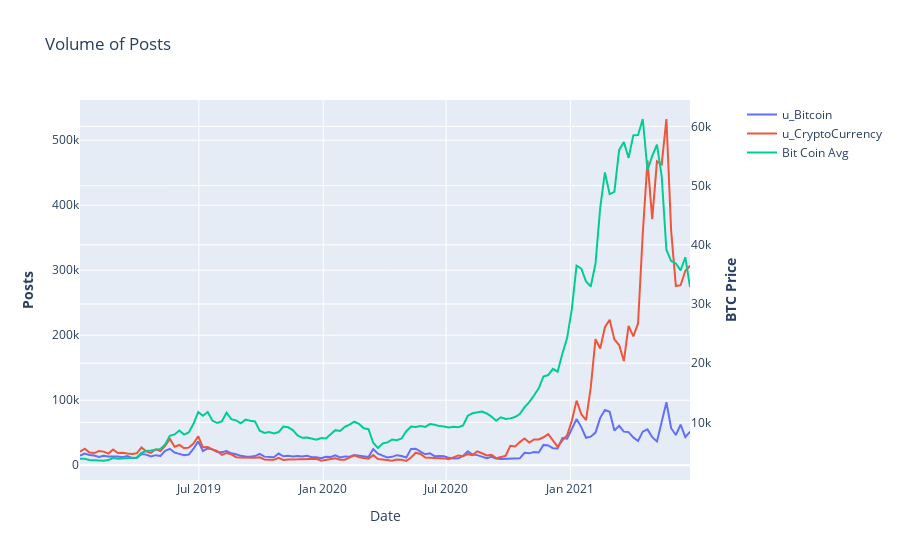

Here is the notebook cell this chart was saved with:
### Code cell
metric='num_comments'
fig = make_subplots(specs=[[{"secondary_y": True}]])

# Add traces
fig.add_trace(
    go.Scatter(x=a[metric].reset_index()['Date'], y=a[metric]['Bitcoin'],name='u_Bitcoin'),
    secondary_y=False,
)
fig.add_trace(
    go.Scatter(x=a[metric].reset_index()['Date'], y=a[metric]['CryptoCurrency'],name='u_CryptoCurrency'),
    secondary_y=False,
)

fig.add_trace(
    go.Scatter(x=btc_price_avg.index, y=btc_price_avg, name="Bit Coin Avg"),
    secondary_y=True,
)

# Add figure title
fig.update_layout(
    title_text="Volume of Posts"
)

# Set x-axis title
fig.update_xaxes(title_text="Date")

# Set y-axes titles
fig.update_yaxes(title_text="<b>Posts</b>", secondary_y=False)
fig.update_yaxes(title_text="<b>BTC Price</b>", secondary_y=True)

fig.show()

### Figure 1 — Plotly figure (JSON) as saved in the notebook; plotly's stock layout.template omitted (floating-point values rounded to 4 significant figures; data arrays with more than 128 entries replaced by an {"elided": "..."} marker saying what was removed)
{"data": [{"name": "u_Bitcoin", "type": "scatter", "x": {"elided": "130 str values"}, "xaxis": "x", "y": {"elided": "130 int values"}, "yaxis": "y"}, {"name": "u_CryptoCurrency", "type": "scatter", "x": {"elided": "130 str values"}, "xaxis": "x", "y": {"elided": "130 int values"}, "yaxis": "y"}, {"name": "Bit Coin Avg", "type": "scatter", "x": {"elided": "130 str values"}, "xaxis": "x", "y": {"elided": "130 float values"}, "yaxis": "y2"}], "layout": {"title": {"text": "Volume of Posts"}, "xaxis": {"anchor": "y", "domain": [0, 0.94], "title": {"text": "Date"}}, "yaxis": {"anchor": "x", "domain": [0, 1], "title": {"text": "<b>Posts</b>"}}, "yaxis2": {"anchor": "x", "overlaying": "y", "side": "right", "title": {"text": "<b>BTC Price</b>"}}}}
